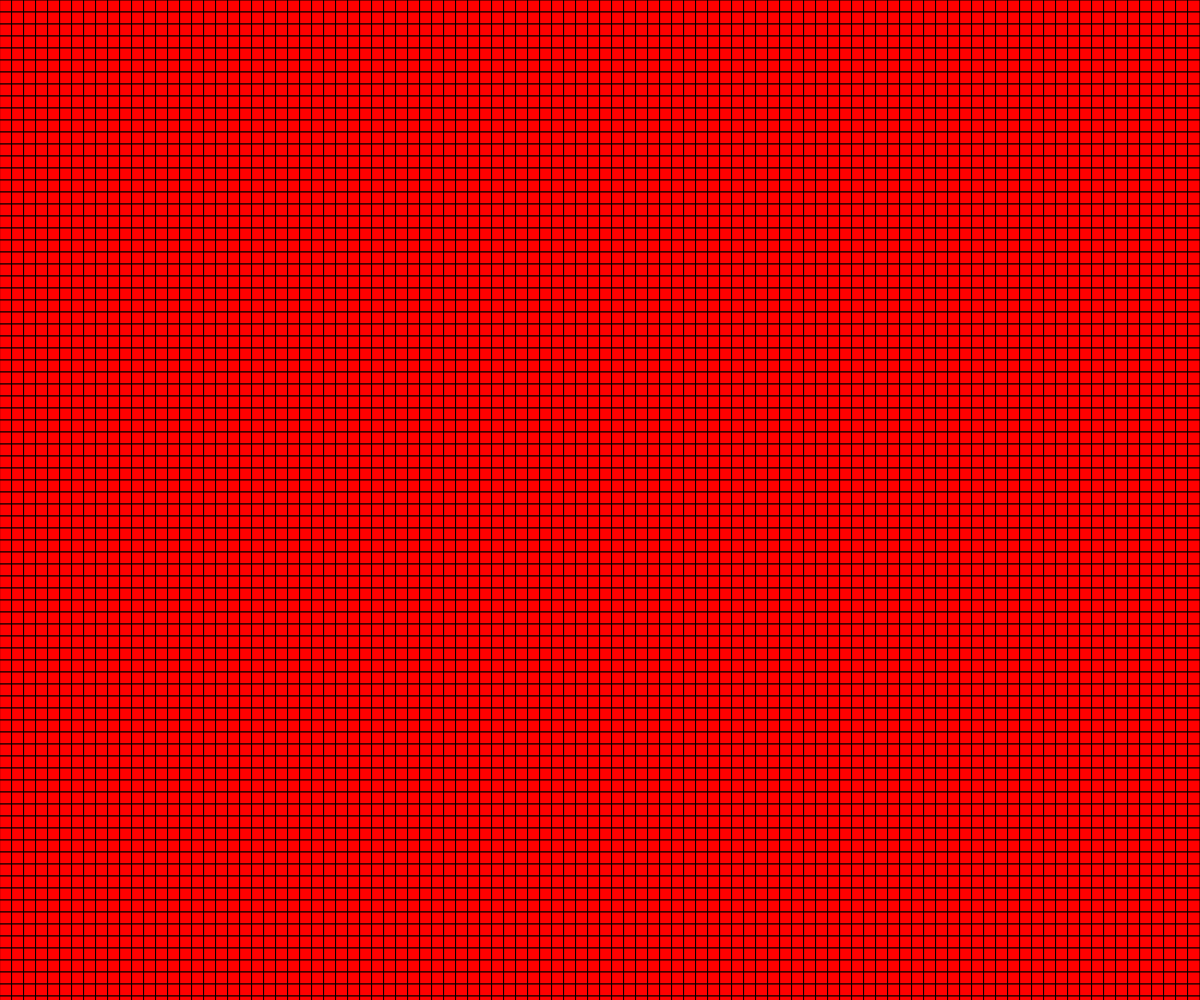
Frame 1 (no input)
Frame 60 (no input): identical to frame 1, image omitted
Frame 120 (the mouse pressed at the canvas centre since frame 60): identical to frame 1, image omitted

The p5.js sketch that drew this single still picture (run headless with seeded random() and noise() and a simulated clock; from frame 60 on, the mouse is pressed at the canvas centre):

// p5.js sketch
// ── sketch.js
function setup() {//runs once
  createCanvas(windowWidth, windowHeight);
  fill('red');
  strokeWeight (1);
}

function draw() {//runs in a loop
  
  var num = 100;
  var sideLen = windowWidth/num;
  
    for(var y = 0; y < windowHeight; y = y + sideLen) 
   {//loop to create a grid the y direction
      
      
  for(var x = 0; x < windowWidth; x = x + sideLen)
    {  
      quad(
      x,y,
      x + sideLen,y,
      x + sideLen,y + sideLen,
      x,y + sideLen
           );//loop to create a row in the x direction
    }
   }
}

function windowResized(){
  resizeCanvas (windowWidth, windowHeight)
}
